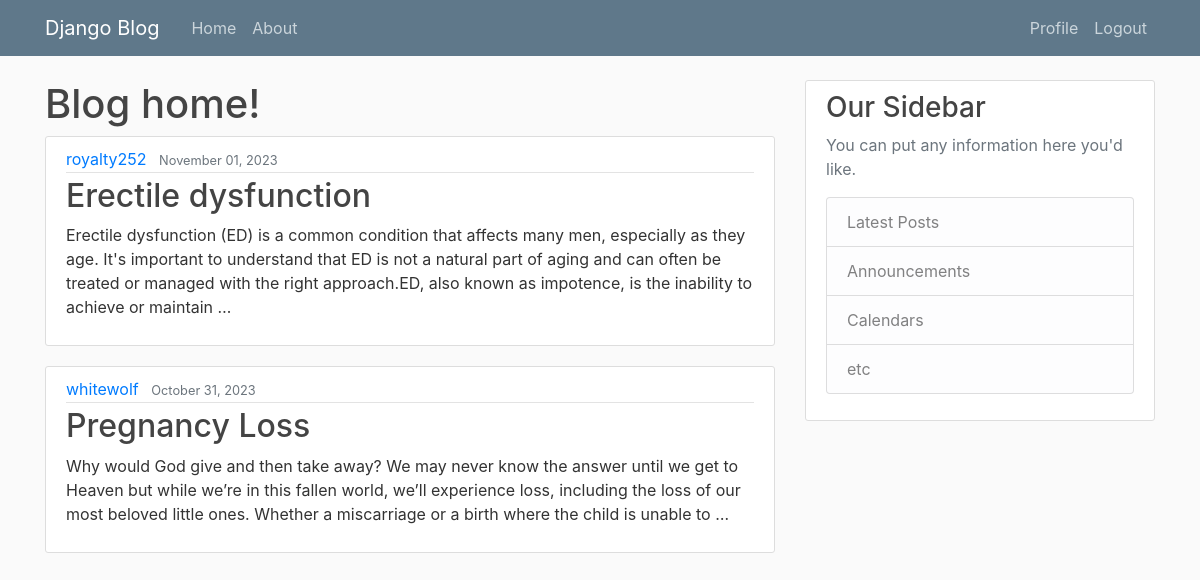
Screenshot of / (signed in) with the database file from the repository.
### blog/models.py (models this page shows, shortened)
class Post(models.Model):
	title = models.CharField(max_length=100)
	content = models.TextField()
	date_posted = models.DateTimeField(default=timezone.now)
	author = models.ForeignKey(User, on_delete=models.CASCADE)  #, a ForeignKey is a field used to create a many-to-one relationship between two models in a database.

### blog/views.py (the view)
# urls.py: path('', PostListView.as_view(), name = 'blog-home'),   #searches for <app>/<model>_<viewtype>.html
class PostListView(ListView):
    model = Post
    template_name = 'blog/home.html'    #<app>/<model>_<viewtype>.html
    context_object_name = 'posts'
    ordering = ['-date_posted']   #orders the posts from oldest to newest, but if '-' then newest to oldest

### blog/templates/blog/home.html
{% extends "blog/base.html" %}
{% block content %}
  <h1>Blog home!</h1>
  {% for post in posts %}
    <article class="media content-section">
          <div class="media-body">
            <div class="article-metadata">
              <a class="mr-2" href="#">{{ post.author }}</a>
              <small class="text-muted">{{ post.date_posted|date:"F d, Y" }}</small>
            </div>
            <h2><a class="article-title" href="{% url 'post-detail' post.id %}">{{ post.title }}</a></h2>
            <p class="article-content">{{ post.content|truncatewords:50 }}</p>
          </div>
        </article>
  {% endfor %}
{% endblock content %}

### blog/static/blog/main.css (style rules this page uses)
body { background: #fafafa; color: #333333; margin-top: 5rem; }
h1, h2, h3, h4, h5, h6 { color: #444444; }
.content-section { background: #ffffff; padding: 10px 20px; border: 1px solid #dddddd; border-radius: 3px; margin-bottom: 20px; }
.article-title { color: #444444; }
.article-content { white-space: pre-line; }
.article-metadata { padding-bottom: 1px; margin-bottom: 4px; border-bottom: 1px solid #e3e3e3 }

### rows the page displays
Post: author "royalty252", date_posted "November 01, 2023", title "Erectile dysfunction", content "Erectile dysfunction (ED) is a common condition that affects many men, especially as they age. It's important to understand that ED is not a natural part of aging and can often be treated or managed with the right approach.ED, also known as impotence, is the inability to achieve or maintain …"
Post: author "whitewolf", date_posted "October 31, 2023", title "Pregnancy Loss", content "Why would God give and then take away? We may never know the answer until we get to Heaven but while we’re in this fallen world, we’ll experience loss, including the loss of our most beloved little ones. Whether a miscarriage or a birth where the child is unable to …"
